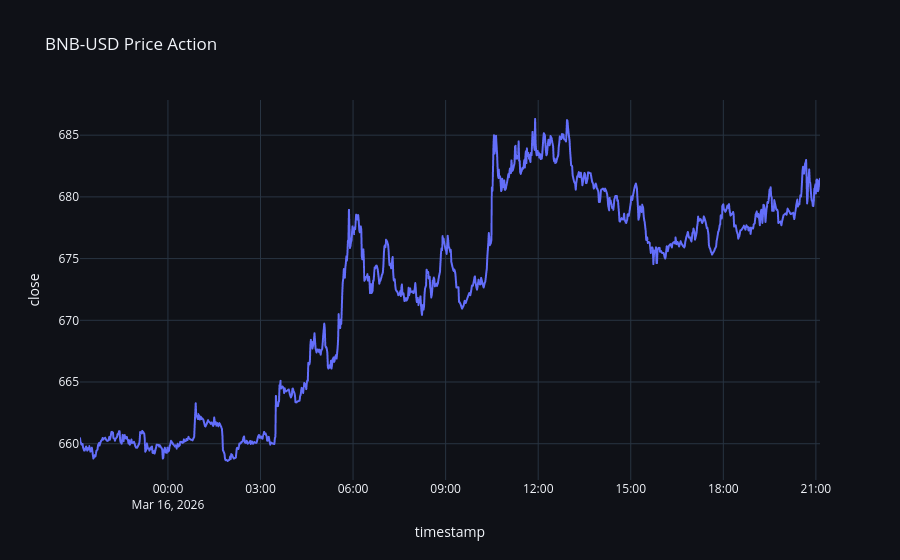

The cell this chart's notebook holds for it:
### Markdown cell above
## ⚡ Quick Discovery
Load data and visualize volatility patterns instantly.

### Code cell
symbol = "BNB-USD"
timeframe = "1m"

try:
    df = session.load_live_ohlcv(symbol, timeframe , days = 1)
except Exception:
    df = session.sample_ohlcv(symbol="DOGE", days=365)

df = session.make_returns(df)
df = session.add_rolling_features(df)

fig = px.line(df.to_pandas(), x="timestamp", y="close", title=f"{symbol} Price Action")
fig.update_layout(**PLOTLY_DARK)
fig.show()

### Figure 1 — Plotly figure (JSON) as saved in the notebook; plotly's stock layout.template omitted (floating-point values rounded to 4 significant figures; data arrays with more than 128 entries replaced by an {"elided": "..."} marker saying what was removed)
{"data": [{"hovertemplate": "timestamp=%{x}<br>close=%{y}<extra></extra>", "legendgroup": "", "line": {"color": "#636efa", "dash": "solid"}, "marker": {"symbol": "circle"}, "mode": "lines", "name": "", "showlegend": false, "type": "scattergl", "x": {"elided": "1104 str values"}, "xaxis": "x", "y": {"elided": "1104 float values"}, "yaxis": "y"}], "layout": {"legend": {"tracegroupgap": 0}, "paper_bgcolor": "#0f1117", "plot_bgcolor": "#0f1117", "title": {"text": "BNB-USD Price Action"}, "xaxis": {"anchor": "y", "domain": [0, 1], "title": {"text": "timestamp"}}, "yaxis": {"anchor": "x", "domain": [0, 1], "title": {"text": "close"}}}}
